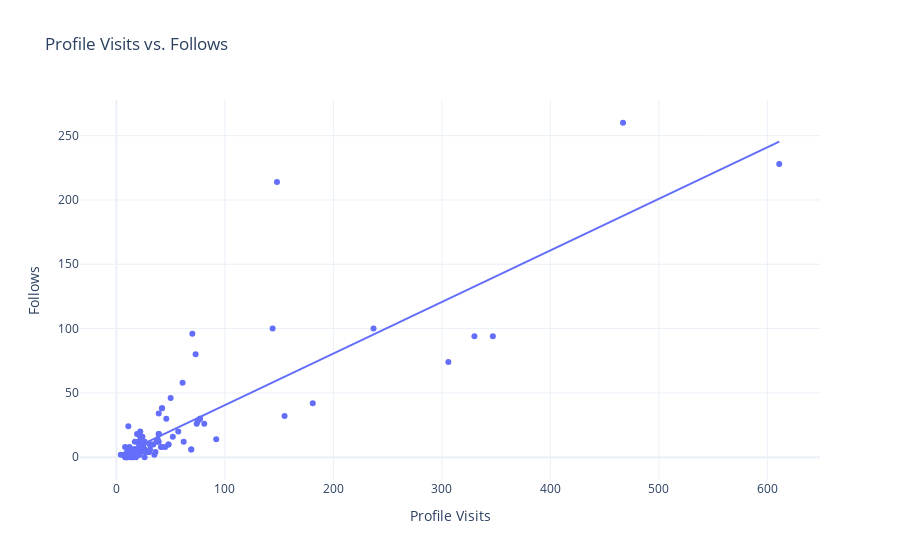

Source (notebook cell):
### Code cell
# Now let’s have a look at the relationship between the number of profile visits and follows:
fig = px.scatter(data, 
                 x='Profile Visits', 
                 y='Follows', 
                 trendline = 'ols',
                 title='Profile Visits vs. Follows')
fig.show()

### Figure 1 — Plotly figure (JSON) as saved in the notebook; plotly's stock layout.template omitted (floating-point values rounded to 4 significant figures)
{"data": [{"hovertemplate": "Profile Visits=%{x}<br>Follows=%{y}<extra></extra>", "legendgroup": "", "marker": {"color": "#636efa", "symbol": "circle"}, "mode": "markers", "name": "", "orientation": "v", "showlegend": false, "type": "scatter", "x": [35, 48, 62, 23, 8, 9, 26, 12, 36, 31, 29, 15, 8, 20, 181, 17, 16, 21, 77, 10, 9, 11, 144, 14, 10, 19, 69, 11, 19, 9, 57, 13, 11, 24, 81, 4, 7, 14, 18, 8, 330, 21, 19, 32, 19, 21, 14, 30, 39, 42, 31, 20, 12, 22, 306, 13, 26, 16, 15, 15, 39, 21, 8, 45, 50, 37, 25, 347, 26, 48, 16, 26, 17, 52, 22, 41, 155, 12, 22, 20, 23, 25, 17, 16, 21, 77, 10, 14, 30, 39, 42, 31, 14, 10, 19, 69, 11, 19, 9, 38, 42, 92, 75, 21, 26, 39, 74, 467, 24, 70, 22, 46, 61, 237, 73, 20, 34, 148, 611], "xaxis": "x", "y": [2, 10, 12, 8, 0, 2, 0, 6, 4, 6, 4, 0, 2, 4, 42, 6, 2, 2, 30, 0, 0, 24, 100, 2, 4, 6, 6, 6, 2, 2, 20, 2, 4, 8, 26, 2, 2, 4, 0, 2, 94, 8, 18, 10, 4, 4, 4, 4, 18, 38, 10, 12, 4, 4, 74, 0, 6, 6, 0, 6, 12, 10, 8, 8, 46, 12, 10, 94, 6, 10, 6, 4, 12, 16, 12, 8, 32, 8, 16, 6, 10, 10, 6, 2, 2, 30, 0, 4, 4, 18, 38, 10, 2, 4, 6, 6, 6, 2, 2, 14, 8, 14, 28, 18, 12, 34, 26, 260, 16, 96, 20, 30, 58, 100, 80, 18, 10, 214, 228], "yaxis": "y"}, {"hovertemplate": "<b>OLS trendline</b><br>Follows = 0.400884 * Profile Visits + 0.46283<br>R<sup>2</sup>=0.727868<br><br>Profile Visits=%{x}<br>Follows=%{y} <b>(trend)</b><extra></extra>", "legendgroup": "", "marker": {"color": "#636efa", "symbol": "circle"}, "mode": "lines", "name": "", "showlegend": false, "type": "scatter", "x": [4, 7, 8, 8, 8, 8, 9, 9, 9, 9, 10, 10, 10, 10, 11, 11, 11, 11, 12, 12, 12, 13, 13, 14, 14, 14, 14, 14, 15, 15, 15, 16, 16, 16, 16, 17, 17, 17, 18, 19, 19, 19, 19, 19, 19, 20, 20, 20, 20, 21, 21, 21, 21, 21, 21, 22, 22, 22, 22, 23, 23, 24, 24, 25, 25, 26, 26, 26, 26, 26, 29, 30, 30, 31, 31, 31, 32, 34, 35, 36, 37, 38, 39, 39, 39, 39, 41, 42, 42, 42, 45, 46, 48, 48, 50, 52, 57, 61, 62, 69, 69, 70, 73, 74, 75, 77, 77, 81, 92, 144, 148, 155, 181, 237, 306, 330, 347, 467, 611], "xaxis": "x", "y": [2.066, 3.269, 3.67, 3.67, 3.67, 3.67, 4.071, 4.071, 4.071, 4.071, 4.472, 4.472, 4.472, 4.472, 4.873, 4.873, 4.873, 4.873, 5.273, 5.273, 5.273, 5.674, 5.674, 6.075, 6.075, 6.075, 6.075, 6.075, 6.476, 6.476, 6.476, 6.877, 6.877, 6.877, 6.877, 7.278, 7.278, 7.278, 7.679, 8.08, 8.08, 8.08, 8.08, 8.08, 8.08, 8.481, 8.481, 8.481, 8.481, 8.881, 8.881, 8.881, 8.881, 8.881, 8.881, 9.282, 9.282, 9.282, 9.282, 9.683, 9.683, 10.08, 10.08, 10.48, 10.48, 10.89, 10.89, 10.89, 10.89, 10.89, 12.09, 12.49, 12.49, 12.89, 12.89, 12.89, 13.29, 14.09, 14.49, 14.89, 15.3, 15.7, 16.1, 16.1, 16.1, 16.1, 16.9, 17.3, 17.3, 17.3, 18.5, 18.9, 19.71, 19.71, 20.51, 21.31, 23.31, 24.92, 25.32, 28.12, 28.12, 28.52, 29.73, 30.13, 30.53, 31.33, 31.33, 32.93, 37.34, 58.19, 59.79, 62.6, 73.02, 95.47, 123.1, 132.8, 139.6, 187.7, 245.4], "yaxis": "y"}], "layout": {"legend": {"tracegroupgap": 0}, "title": {"text": "Profile Visits vs. Follows"}, "xaxis": {"anchor": "y", "domain": [0, 1], "title": {"text": "Profile Visits"}}, "yaxis": {"anchor": "x", "domain": [0, 1], "title": {"text": "Follows"}}}}
